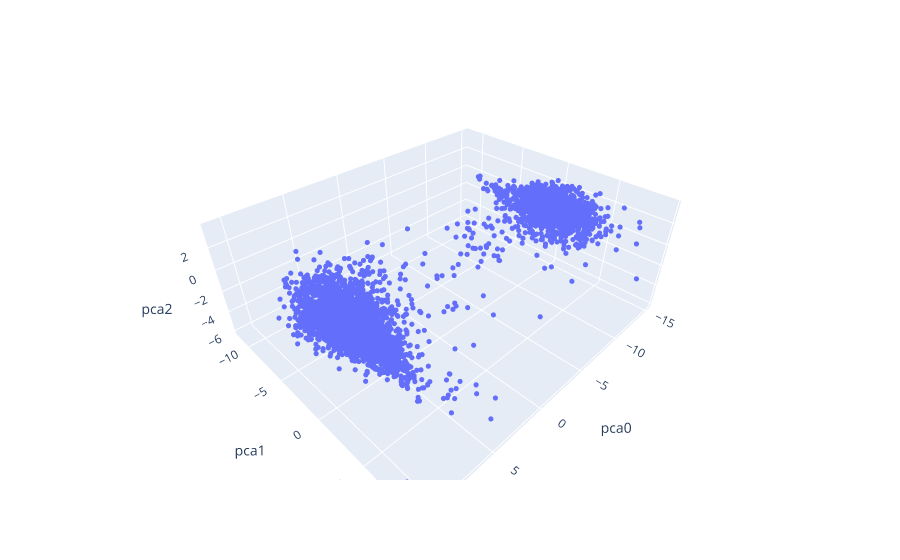

This figure's notebook cell:
### Code cell
import plotly.express as px

fig = px.scatter_3d(
    data_pca, x=data_pca["pca0"], y=data_pca["pca1"], z=data_pca["pca2"]
)
fig.update_traces(marker_size=3)
fig.show()

### Figure 1 — Plotly figure (JSON) as saved in the notebook; plotly's stock layout.template omitted (floating-point values rounded to 4 significant figures; data arrays with more than 128 entries replaced by an {"elided": "..."} marker saying what was removed)
{"data": [{"hovertemplate": "pca0=%{x}<br>pca1=%{y}<br>pca2=%{z}<extra></extra>", "legendgroup": "", "marker": {"color": "#636efa", "size": 3, "symbol": "circle"}, "mode": "markers", "name": "", "scene": "scene", "showlegend": false, "type": "scatter3d", "x": {"elided": "4338 float values"}, "y": {"elided": "4338 float values"}, "z": {"elided": "4338 float values"}}], "layout": {"legend": {"tracegroupgap": 0}, "margin": {"t": 60}, "scene": {"domain": {"x": [0, 1], "y": [0, 1]}, "xaxis": {"title": {"text": "pca0"}}, "yaxis": {"title": {"text": "pca1"}}, "zaxis": {"title": {"text": "pca2"}}}}}
